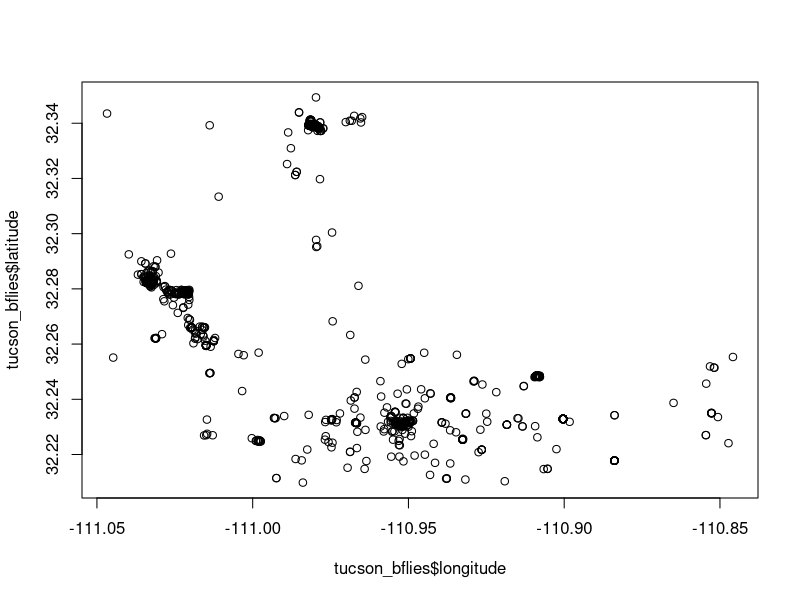
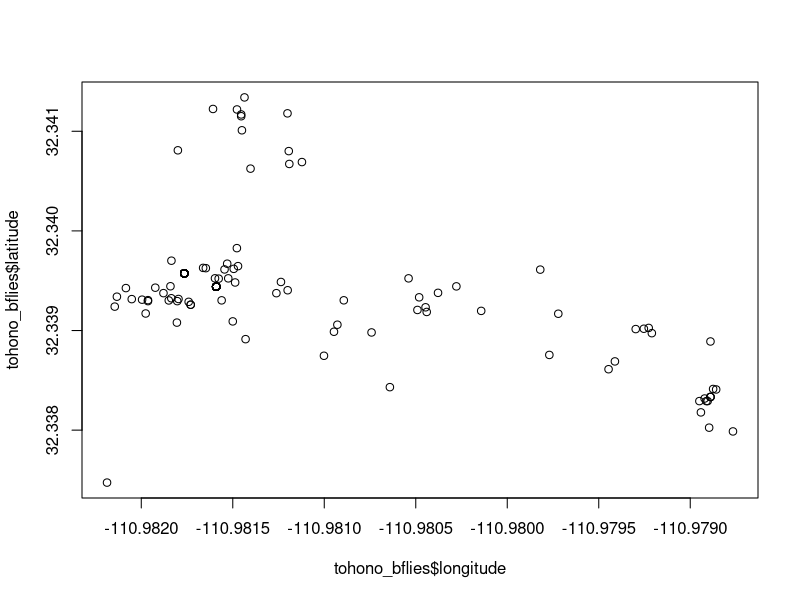

The R source for these figures, in order:
# Data Cleaning of Tucson iNaturalist Data
# Kathleen L Prudic
# klprudic@arizona.edu
# created 2020-08-09

# Load additional packages
library(tidyverse)
library(lubridate)

# Load data 
arizona_bflies <- read_csv(file = "data/inat-arizona.csv")

# Filter to 2015-2019
arizona_bflies <- arizona_bflies %>%
  filter(year(observed_on) %in% c(2015:2019))

# Filter to Tucson latitude and longitute
# rectangle 1: 32.351802, 32.209744, -110.962849, -111.046889 
# rectangle 2: 32.260557, 32.209744, -110.841198, -110.962849    
tucson_bflies <- arizona_bflies %>% 
  mutate(rectangle1 = if_else(condition = between(latitude, 32.209744, 32.351802) &
                                between(longitude, -111.046889, -110.962849), 
                              true = TRUE, false = FALSE), 
         rectangle2 = if_else(condition = between(latitude, 32.209744, 32.260557) &
                                between(longitude, -110.962849, -110.841198), 
                              true = TRUE, false = FALSE)) %>%
  mutate(tucson = rectangle1 | rectangle2)

tucson_bflies <- tucson_bflies %>%
  filter(tucson == TRUE) %>%
  select(-rectangle1, -rectangle2, -tucson)

# stamen maps timing out, just use base R
plot(x = tucson_bflies$longitude, 
     y = tucson_bflies$latitude)

# write tucson data to file
write_csv(x = tucson_bflies, path = "data/clean-inat-tucson.csv")

#Filter to Tohono Chul data
# rectangle 1:32.337348, 32.341631, -110.982794,  -110.978685
tohono_bflies <- tucson_bflies %>%
  mutate(tohono = if_else(condition = between(latitude, 32.337348, 32.341631) &
                            between(longitude, -110.982794, -110.978685),
                          true = TRUE, false = FALSE))

tohono_bflies <- tohono_bflies %>%
  filter(tohono == TRUE) %>%
  select(-tohono)

# stamen maps timing out, just use base R
plot(x = tohono_bflies$longitude, 
     y = tohono_bflies$latitude)

# Write csv for Tohono data
write_csv(x = tohono_bflies, path = "data/clean-inat-tohono.csv")


